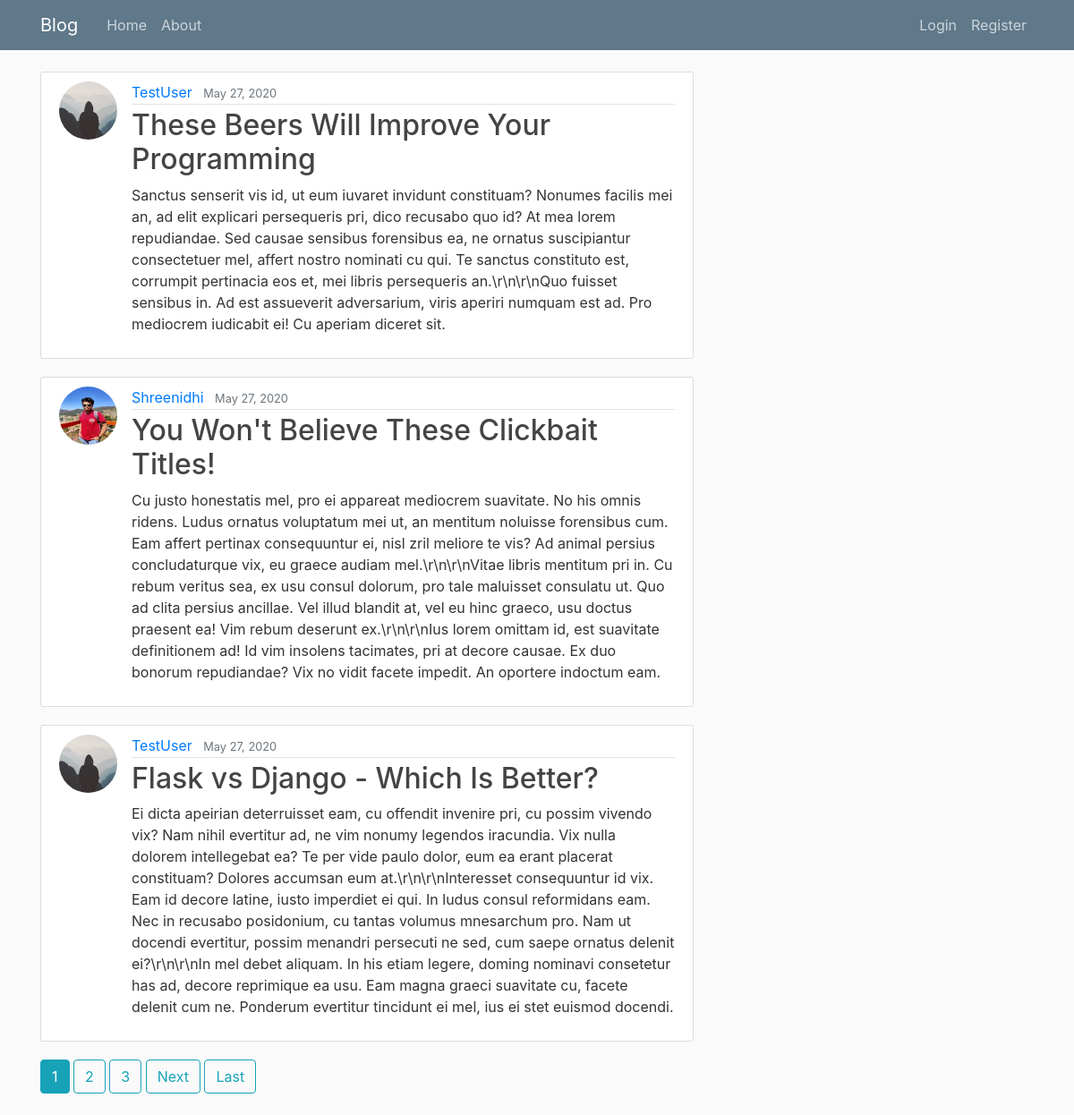
The page / on the database its author committed.
### blog/models.py (models this page shows, shortened)
class Post(models.Model):
    title = models.CharField(max_length=100)
    content = models.TextField()
    date_posted = models.DateTimeField(default=timezone.now)
    author = models.ForeignKey(User, on_delete=models.CASCADE)

### users/models.py (models this page shows, shortened)
class Profile(models.Model):
    user = models.OneToOneField(User, on_delete=models.CASCADE)
    image = models.ImageField(default='default.jpg', upload_to='profile_pics')

### blog/views.py (the view)
# urls.py: path('', PostListView.as_view(), name='blog-home'),
class PostListView(ListView):
    model = Post
    template_name = 'blog/home.html'
    context_object_name = 'posts'
    ordering = ['-date_posted']
    paginate_by = 3

### blog/templates/blog/home.html (shortened to what this page needs)
{% extends "blog/base.html" %}
{% block content %}
    {% for post in posts %}
    <article class="media content-section">
        <img src="{{ post.author.profile.image.url }}" class="rounded-circle article-img">
        <div class="media-body">
          <div class="article-metadata">
            <a class="mr-2" href="{% url 'user-posts' post.author.username %}">{{ post.author }}</a>
            <small class="text-muted">{{ post.date_posted|date:"F d, Y" }}</small>
          </div>
          <h2><a class="article-title" href="{% url 'post-detail' post.id %}">{{ post.title }}</a></h2>
          <p class="article-content">{{ post.content }}</p>
        </div>
      </article>
    {% endfor %}
    {% if is_paginated %}
      {% for num in page_obj.paginator.page_range %}
        {% if page_obj.number == num %}
          <a class="btn btn-info mb-4" href="?page={{ num }}">{{ num }}</a>
        {% elif num > page_obj.number|add:'-3' and num < page_obj.number|add:'3' %}
        <a class="btn btn-outline-info mb-4" href="?page={{ num }}">{{ num }}</a>
        {% endif %}
      {% endfor %}
      {% if page_obj.has_next %}
        <a class="btn btn-outline-info mb-4" href="?page={{ page_obj.next_page_number}}">Next</a>
        <a class="btn btn-outline-info mb-4" href="?page={{ page_obj.paginator.num_pages }}">Last</a>
      {% endif %}
    {% endif %}
{% endblock content %}

### blog/templates/blog/base.html (shortened to what this page needs)
{% load static %}
<!DOCTYPE html>
<html lang="en">
<head>
    <link rel="stylesheet" href="https://stackpath.bootstrapcdn.com/bootstrap/4.5.0/css/bootstrap.min.css">
    <link rel="stylesheet" href="{% static 'blog/main.css' %}">
</head>
<body>
    <header class="site-header">
        <nav class="navbar navbar-expand-md navbar-dark bg-steel fixed-top">
          <div class="container">
            <a class="navbar-brand mr-4" href="{% url 'blog-home' %}">Blog</a>
            <div class="collapse navbar-collapse" id="navbarToggle">
              <div class="navbar-nav mr-auto">
                <a class="nav-item nav-link" href="{% url 'blog-home' %}">Home</a>
                <a class="nav-item nav-link" href="{% url 'blog-about' %}">About</a>
              </div>
              <div class="navbar-nav">
                {% if user.is_authenticated %}
                  <a class="nav-item nav-link" href="{% url 'profile' %}">Profile</a>
                  <a class="nav-item nav-link" href="{% url 'post-create' %}">New Post</a>
                  <a class="nav-item nav-link" href="{% url 'logout' %}">Logout</a>
                {% else %}
                  <a class="nav-item nav-link" href="{% url 'login' %}">Login</a>
                  <a class="nav-item nav-link" href="{% url 'register' %}">Register</a>
                {% endif %}
              </div>
            </div>
          </div>
        </nav>
      </header>
      <main role="main" class="container">
        <div class="row">
          <div class="col-md-8">
            {% block content %}{% endblock %}
          </div>
          </div>
      </main>
</body>
</html>

### blog/static/blog/main.css (style rules this page uses)
body { background: #fafafa; color: #333333; margin-top: 5rem; }
h1, h2, h3, h4, h5, h6 { color: #444444; }
.bg-steel { background-color: #5f788a; }
.site-header .navbar-nav .nav-link { color: #cbd5db; }
.content-section { background: #ffffff; padding: 10px 20px; border: 1px solid #dddddd; border-radius: 3px; margin-bottom: 20px; }
.article-title { color: #444444; }
.article-content { white-space: pre-line; }
.article-img { height: 65px; width: 65px; margin-right: 16px; }
.article-metadata { padding-bottom: 1px; margin-bottom: 4px; border-bottom: 1px solid #e3e3e3 }

### rows shown on the page
Post: author.profile.image (placeholder picture), author "TestUser", date_posted "May 27, 2020", title "These Beers Will Improve Your Programming", content "Sanctus senserit vis id, ut eum iuvaret invidunt constituam? Nonumes facilis mei an, ad elit explicari persequeris pri, dico recusabo quo id? At mea lorem repudiandae. Sed causae sensibus forensibus ea, ne ornatus suscipiantur consectetuer mel, affert nostro nominati cu qui. Te sanctus constituto est, corrumpit pertinacia eos et, mei libris persequeris an.\\r\\n\\r\\nQuo fuisset sensibus in. Ad est assueverit adversarium, viris aperiri numquam est ad. Pro mediocrem iudicabit ei! Cu aperiam diceret sit."
Post: author.profile.image (picture), author "Shreenidhi", date_posted "May 27, 2020", title "You Won't Believe These Clickbait Titles!", content "Cu justo honestatis mel, pro ei appareat mediocrem suavitate. No his omnis ridens. Ludus ornatus voluptatum mei ut, an mentitum noluisse forensibus cum. Eam affert pertinax consequuntur ei, nisl zril meliore te vis? Ad animal persius concludaturque vix, eu graece audiam mel.\\r\\n\\r\\nVitae libris mentitum pri in. Cu rebum veritus sea, ex usu consul dolorum, pro tale maluisset consulatu ut. Quo ad clita persius ancillae. Vel illud blandit at, vel eu hinc graeco, usu doctus praesent ea! Vim rebum deserunt ex.\\r\\n\\r\\nIus lorem omittam id, est suavitate definitionem ad! Id vim insolens tacimates, pri at decore causae. Ex duo bonorum repudiandae? Vix no vidit facete impedit. An oportere indoctum…"
Post: author.profile.image (placeholder picture), author "TestUser", date_posted "May 27, 2020", title "Flask vs Django - Which Is Better?", content "Ei dicta apeirian deterruisset eam, cu offendit invenire pri, cu possim vivendo vix? Nam nihil evertitur ad, ne vim nonumy legendos iracundia. Vix nulla dolorem intellegebat ea? Te per vide paulo dolor, eum ea erant placerat constituam? Dolores accumsan eum at.\\r\\n\\r\\nInteresset consequuntur id vix. Eam id decore latine, iusto imperdiet ei qui. In ludus consul reformidans eam. Nec in recusabo posidonium, cu tantas volumus mnesarchum pro. Nam ut docendi evertitur, possim menandri persecuti ne sed, cum saepe ornatus delenit ei?\\r\\n\\r\\nIn mel debet aliquam. In his etiam legere, doming nominavi consetetur has ad, decore reprimique ea usu. Eam magna graeci suavitate cu, facete delenit cum ne.…"

### other values the page prints
{{ num }} "1"
{{ num }} "2" "3"
